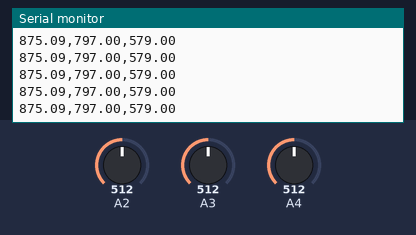
Bench run of a sketch on a simulated Arduino Uno, built with avr-gcc and run on an emulated ATmega328P. On the bench: the last lines printed to the serial monitor. The inputs (shaded band) are chosen by the test bench; at power-on: A2 = 512, A4 = 512, A3 = 512.

Above: at 1.2 s.
1.3 s: A2 set to 716
At 1.8 s:
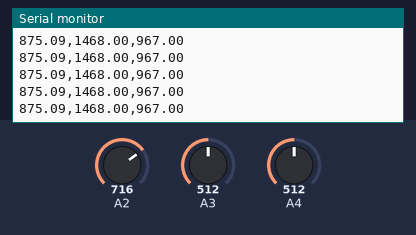
2.8 s: A4 set to 716
At 3.3 s:
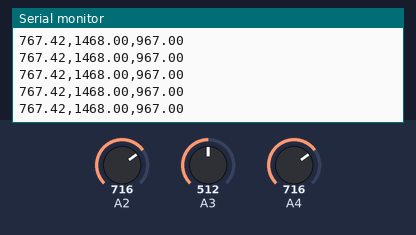
4.3 s: A2 set to 900
At 4.9 s:
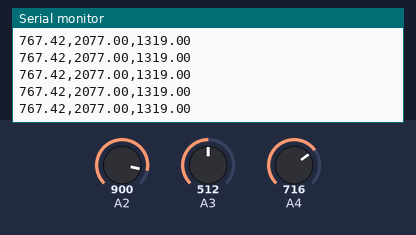
5.8 s: A4 set to 900
At 6.3 s:
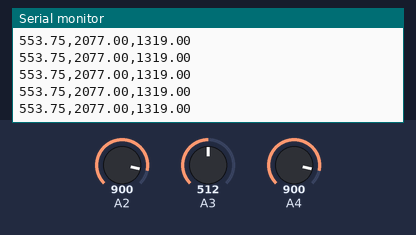
Timing chart, 0 to 8.3 s (numbered marks = the images above; inputs shaded):
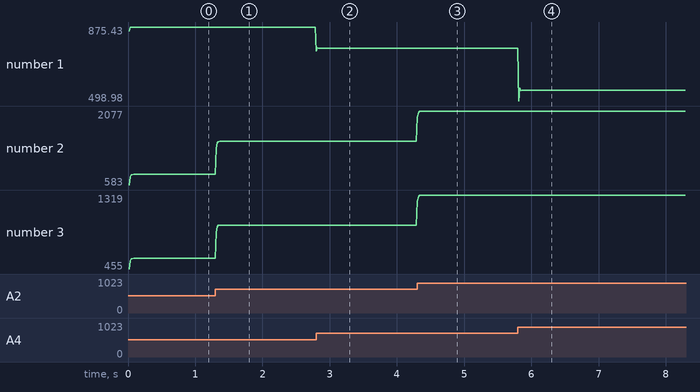

The sketch:

MS_device3_modified.ino
```cpp
float liftf, gf1, gf2, pgf1,pgf2,pliftf;
unsigned long sampleInterval = 1000/60;
unsigned long sampleTimer;
float l,g1,g2,lpre,g1pre,g2pre;

void setup() {
  // put your setup code here, to run once:
  Serial.begin(115200);
  pinMode(2, INPUT);
  pinMode(3, INPUT);
  pinMode(4, INPUT);
}

void loop() {
  // put your main code here, to run repeatedly:
    unsigned long currMillis = millis();
  if(currMillis - sampleTimer >= sampleInterval)  // is it time for a sample?
{
sampleTimer = currMillis;
  l = (0.1231*lpre)+(0.8769*analogRead(2));
  l = map(l,183,474,0,500);
  l = constrain(l,0,10000);
  g1 = (0.1231*g1pre)+(0.8769*analogRead(3));
  g1 = map(l,118,407,0,500);
  g1 = constrain(g1,0,10000);
  g2 = (0.1231*g2pre)+(0.8769*analogRead(4));
  g2 = -9.5743+(3.3149*g2)-(0.0031*g2*g2);
  g2 = constrain(g2,0,10000);
  Serial.print(g2);
  Serial.print(",");
  Serial.print(g1);
  Serial.print(",");
  Serial.println(l);
}
lpre = l;
g1pre = g1;
g2pre = g2;
}
```

Measured:
- after the input at 1.3 s, the serial monitor: prints a new line at once (image 1)
- after the input at 2.8 s, the serial monitor: prints a new line at once (image 2)
- after the input at 4.3 s, the serial monitor: prints a new line at once (image 3)
- after the input at 5.8 s, the serial monitor: prints a new line at once (image 4)
- plotted number 1: 875.09 → 767.42 after the input at 2.8 s, 767.42 → 553.75 after the input at 5.8 s
- plotted number 2: 797 → 1468 after the input at 1.3 s, 1468 → 2077 after the input at 4.3 s
- plotted number 3: 579 → 967 after the input at 1.3 s, 967 → 1319 after the input at 4.3 s
